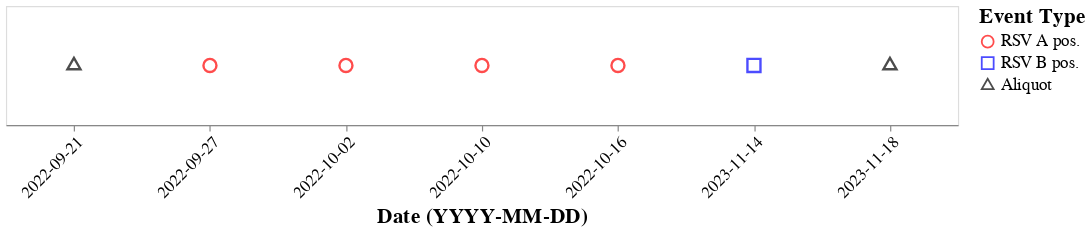

Notebook code cell kept with this figure:
### Markdown cell above
### Now, we can plot the data on a timeline

### Code cell
df["swab_date"]  = pd.to_datetime(df["swab_date"], errors="coerce")
df["collect_dt"] = pd.to_datetime(df["collect_dt"], errors="coerce")

df["event_date"] = df["swab_date"].combine_first(df["collect_dt"])

df["event_type"] = None
df.loc[df["oa_rsv_a"] == 1, "event_type"] = "RSV A pos."
df.loc[df["oa_rsv_b"] == 1, "event_type"] = "RSV B pos."
df.loc[df["aliquot_id"].notna(), "event_type"] = "Aliquot"

timeline_df = df.dropna(subset=["event_type", "event_date"]).copy()
timeline_df["ptid"] = timeline_df["ptid"].astype(int)

# --- STEP 1: CREATE DATE LABEL STRING ---
# This goes *after* timeline_df is made, before charting.
timeline_df["date_label"] = timeline_df["event_date"].dt.strftime("%Y-%m-%d")


# --- STEP 2: Make Dropdown Selection ---
ptid_dropdown = alt.binding_select(
    options=sorted(timeline_df["ptid"].unique()),
    name="Select ptid: "
)

ptid_selection = alt.selection_point(
    fields=["ptid"],
    bind=ptid_dropdown,
    value=sorted(timeline_df["ptid"].unique())[0]
)



# --- STEP 3: BUILD ALTair CHART ---
chart = (
    alt.Chart(timeline_df)
    .mark_point(size=120)
    .encode(
        x=alt.X(
            "date_label:N",
            title="Date (YYYY-MM-DD)",
            sort=alt.SortField(field="event_date", order="ascending"),
            axis=alt.Axis(
                labelAngle=-45,
                labelFontSize=14,
                titleFontSize=18
            ),
        ),
        y=alt.value(50),
        color=alt.Color(
            "event_type:N",
            scale=alt.Scale(
                domain=["RSV A pos.", "RSV B pos.", "Aliquot"],
                range=["red", "blue", "black"]
            ),
            legend=alt.Legend(
                title="Event Type",
                labelFontSize=14,
                titleFontSize=18
                )
        ),
        shape=alt.Shape(
            "event_type:N",
            scale=alt.Scale(
                domain=["RSV A pos.", "RSV B pos.", "Aliquot"],
                range=["circle", "square", "triangle"]
            )
        ),
        tooltip=["ptid", "event_type", "event_date"]
    )
    .add_params(ptid_selection)
    .transform_filter(ptid_selection)
    .properties(width=800, height=100)
)

chart

### Figure 1 — Vega-Lite specification as saved in the notebook (floating-point values rounded to 4 significant figures)
{"config": {"view": {"continuousWidth": 300, "continuousHeight": 300}}, "data": {"name": "data-00bf69a3f9a1a458dd23732b7648aab1"}, "mark": {"type": "point", "size": 120}, "encoding": {"color": {"field": "event_type", "legend": {"labelFontSize": 14, "title": "Event Type", "titleFontSize": 18}, "scale": {"domain": ["RSV A pos.", "RSV B pos.", "Aliquot"], "range": ["red", "blue", "black"]}, "type": "nominal"}, "shape": {"field": "event_type", "scale": {"domain": ["RSV A pos.", "RSV B pos.", "Aliquot"], "range": ["circle", "square", "triangle"]}, "type": "nominal"}, "tooltip": [{"field": "ptid", "type": "quantitative"}, {"field": "event_type", "type": "nominal"}, {"field": "event_date", "type": "temporal"}], "x": {"axis": {"labelAngle": -45, "labelFontSize": 14, "titleFontSize": 18}, "field": "date_label", "sort": {"field": "event_date", "order": "ascending"}, "title": "Date (YYYY-MM-DD)", "type": "nominal"}, "y": {"value": 50}}, "height": 100, "params": [{"name": "param_5025d68cc99aeb1c", "select": {"type": "point", "fields": ["ptid"]}, "bind": {"input": "select", "options": [20000000.0, 20000000.0, 20000000.0, 20000000.0, 20000000.0, 20000000.0, 20010000.0, 20010000.0, 20010000.0, 20010000.0, 20020000.0, 20020000.0, 20030000.0, 20030000.0, 20030000.0, 20070000.0], "name": "Select ptid: "}, "value": 20000000.0}], "transform": [{"filter": {"param": "param_5025d68cc99aeb1c"}}], "width": 800, "$schema": "https://vega.github.io/schema/vega-lite/v6.1.0.json", "datasets": {"data-00bf69a3f9a1a458dd23732b7648aab1": [{"ptid": 20000401, "aliquot_id": null, "collect_dt": "", "oa_rsv_a": 1.0, "oa_rsv_b": 0.0, "swab_date": "2022-09-27T00:00:00", "event_date": "2022-09-27T00:00:00", "event_type": "RSV A pos.", "date_label": "2022-09-27"}, {"ptid": 20000401, "aliquot_id": null, "collect_dt": "", "oa_rsv_a": 1.0, "oa_rsv_b": 0.0, "swab_date": "2022-10-02T00:00:00", "event_date": "2022-10-02T00:00:00", "event_type": "RSV A pos.", "date_label": "2022-10-02"}, {"ptid": 20000401, "aliquot_id": null, "collect_dt": "", "oa_rsv_a": 1.0, "oa_rsv_b": 0.0, "swab_date": "2022-10-10T00:00:00", "event_date": "2022-10-10T00:00:00", "event_type": "RSV A pos.", "date_label": "2022-10-10"}, {"ptid": 20000401, "aliquot_id": null, "collect_dt": "", "oa_rsv_a": 1.0, "oa_rsv_b": 0.0, "swab_date": "2022-10-16T00:00:00", "event_date": "2022-10-16T00:00:00", "event_type": "RSV A pos.", "date_label": "2022-10-16"}, {"ptid": 20000401, "aliquot_id": null, "collect_dt": "", "oa_rsv_a": 0.0, "oa_rsv_b": 1.0, "swab_date": "2023-11-14T00:00:00", "event_date": "2023-11-14T00:00:00", "event_type": "RSV B pos.", "date_label": "2023-11-14"}, {"ptid": 20000401, "aliquot_id": "6125192g", "collect_dt": "2023-11-18T00:00:00", "oa_rsv_a": null, "oa_rsv_b": null, "swab_date": "", "event_date": "2023-11-18T00:00:00", "event_type": "Aliquot", "date_label": "2023-11-18"}, {"ptid": 20000401, "aliquot_id": "3001262g", "collect_dt": "2022-09-21T00:00:00", "oa_rsv_a": null, "oa_rsv_b": null, "swab_date": "", "event_date": "2022-09-21T00:00:00", "event_type": "Aliquot", "date_label": "2022-09-21"}, {"ptid": 20000533, "aliquot_id": null, "collect_dt": "", "oa_rsv_a": 0.0, "oa_rsv_b": 1.0, "swab_date": "2022-11-27T00:00:00", "event_date": "2022-11-27T00:00:00", "event_type": "RSV B pos.", "date_label": "2022-11-27"}, {"ptid": 20000533, "aliquot_id": "8129615g", "collect_dt": "2022-08-19T00:00:00", "oa_rsv_a": null, "oa_rsv_b": null, "swab_date": "", "event_date": "2022-08-19T00:00:00", "event_type": "Aliquot", "date_label": "2022-08-19"}, {"ptid": 20000533, "aliquot_id": "3614113g", "collect_dt": "2023-08-21T00:00:00", "oa_rsv_a": null, "oa_rsv_b": null, "swab_date": "", "event_date": "2023-08-21T00:00:00", "event_type": "Aliquot", "date_label": "2023-08-21"}, {"ptid": 20001363, "aliquot_id": "4446778g", "collect_dt": "2023-09-10T00:00:00", "oa_rsv_a": null, "oa_rsv_b": null, "swab_date": "", "event_date": "2023-09-10T00:00:00", "event_type": "Aliquot", "date_label": "2023-09-10"}, {"ptid": 20001363, "aliquot_id": "2140292g", "collect_dt": "2022-07-24T00:00:00", "oa_rsv_a": null, "oa_rsv_b": null, "swab_date": "", "event_date": "2022-07-24T00:00:00", "event_type": "Aliquot", "date_label": "2022-07-24"}, {"ptid": 20001363, "aliquot_id": null, "collect_dt": "", "oa_rsv_a": 1.0, "oa_rsv_b": 0.0, "swab_date": "2022-11-07T00:00:00", "event_date": "2022-11-07T00:00:00", "event_type": "RSV A pos.", "date_label": "2022-11-07"}, {"ptid": 20001363, "aliquot_id": null, "collect_dt": "", "oa_rsv_a": 1.0, "oa_rsv_b": 0.0, "swab_date": "2023-02-19T00:00:00", "event_date": "2023-02-19T00:00:00", "event_type": "RSV A pos.", "date_label": "2023-02-19"}, {"ptid": 20002793, "aliquot_id": null, "collect_dt": "", "oa_rsv_a": 1.0, "oa_rsv_b": 0.0, "swab_date": "2023-01-28T00:00:00", "event_date": "2023-01-28T00:00:00", "event_type": "RSV A pos.", "date_label": "2023-01-28"}, {"ptid": 20002793, "aliquot_id": null, "collect_dt": "", "oa_rsv_a": 0.0, "oa_rsv_b": 1.0, "swab_date": "2024-01-06T00:00:00", "event_date": "2024-01-06T00:00:00", "event_type": "RSV B pos.", "date_label": "2024-01-06"}, {"ptid": 20002793, "aliquot_id": "9555599g", "collect_dt": "2022-09-03T00:00:00", "oa_rsv_a": null, "oa_rsv_b": null, "swab_date": "", "event_date": "2022-09-03T00:00:00", "event_type": "Aliquot", "date_label": "2022-09-03"}, {"ptid": 20002793, "aliquot_id": "8242954g", "collect_dt": "2023-09-23T00:00:00", "oa_rsv_a": null, "oa_rsv_b": null, "swab_date": "", "event_date": "2023-09-23T00:00:00", "event_type": "Aliquot", "date_label": "2023-09-23"}, {"ptid": 20002903, "aliquot_id": null, "collect_dt": "", "oa_rsv_a": 1.0, "oa_rsv_b": 0.0, "swab_date": "2022-10-16T00:00:00", "event_date": "2022-10-16T00:00:00", "event_type": "RSV A pos.", "date_label": "2022-10-16"}, {"ptid": 20002903, "aliquot_id": null, "collect_dt": "", "oa_rsv_a": 1.0, "oa_rsv_b": 0.0, "swab_date": "2022-10-23T00:00:00", "event_date": "2022-10-23T00:00:00", "event_type": "RSV A pos.", "date_label": "2022-10-23"}, {"ptid": 20002903, "aliquot_id": "4636768g", "collect_dt": "2023-09-02T00:00:00", "oa_rsv_a": null, "oa_rsv_b": null, "swab_date": "", "event_date": "2023-09-02T00:00:00", "event_type": "Aliquot", "date_label": "2023-09-02"}, {"ptid": 20002903, "aliquot_id": "4027265g", "collect_dt": "2022-08-22T00:00:00", "oa_rsv_a": null, "oa_rsv_b": null, "swab_date": "", "event_date": "2022-08-22T00:00:00", "event_type": "Aliquot", "date_label": "2022-08-22"}, {"ptid": 20003670, "aliquot_id": "7271590g", "collect_dt": "2023-02-03T00:00:00", "oa_rsv_a": null, "oa_rsv_b": null, "swab_date": "", "event_date": "2023-02-03T00:00:00", "event_type": "Aliquot", "date_label": "2023-02-03"}, {"ptid": 20003670, "aliquot_id": "8465643g", "collect_dt": "2022-09-06T00:00:00", "oa_rsv_a": null, "oa_rsv_b": null, "swab_date": "", "event_date": "2022-09-06T00:00:00", "event_type": "Aliquot", "date_label": "2022-09-06"}, {"ptid": 20003670, "aliquot_id": null, "collect_dt": "", "oa_rsv_a": 1.0, "oa_rsv_b": 0.0, "swab_date": "2023-02-05T00:00:00", "event_date": "2023-02-05T00:00:00", "event_type": "RSV A pos.", "date_label": "2023-02-05"}, {"ptid": 20003670, "aliquot_id": null, "collect_dt": "", "oa_rsv_a": 1.0, "oa_rsv_b": 0.0, "swab_date": "2023-02-12T00:00:00", "event_date": "2023-02-12T00:00:00", "event_type": "RSV A pos.", "date_label": "2023-02-12"}, {"ptid": 20003670, "aliquot_id": "7853466g", "collect_dt": "2023-03-10T00:00:00", "oa_rsv_a": null, "oa_rsv_b": null, "swab_date": "", "event_date": "2023-03-10T00:00:00", "event_type": "Aliquot", "date_label": "2023-03-10"}, {"ptid": 20005534, "aliquot_id": "4366813g", "collect_dt": "2022-10-10T00:00:00", "oa_rsv_a": null, "oa_rsv_b": null, "swab_date": "", "event_date": "2022-10-10T00:00:00", "event_type": "Aliquot", "date_label": "2022-10-10"}, {"ptid": 20005534, "aliquot_id": "9692810g", "collect_dt": "2023-06-02T00:00:00", "oa_rsv_a": null, "oa_rsv_b": null, "swab_date": "", "event_date": "2023-06-02T00:00:00", "event_type": "Aliquot", "date_label": "2023-06-02"}, {"ptid": 20005534, "aliquot_id": "0689686g", "collect_dt": "2023-10-13T00:00:00", "oa_rsv_a": null, "oa_rsv_b": null, "swab_date": "", "event_date": "2023-10-13T00:00:00", "event_type": "Aliquot", "date_label": "2023-10-13"}, {"ptid": 20005534, "aliquot_id": null, "collect_dt": "", "oa_rsv_a": 1.0, "oa_rsv_b": 0.0, "swab_date": "2022-11-06T00:00:00", "event_date": "2022-11-06T00:00:00", "event_type": "RSV A pos.", "date_label": "2022-11-06"}, {"ptid": 20005534, "aliquot_id": null, "collect_dt": "", "oa_rsv_a": 0.0, "oa_rsv_b": 1.0, "swab_date": "2023-12-26T00:00:00", "event_date": "2023-12-26T00:00:00", "event_type": "RSV B pos.", "date_label": "2023-12-26"}, {"ptid": 20005534, "aliquot_id": "8854845g", "collect_dt": "2023-12-27T00:00:00", "oa_rsv_a": null, "oa_rsv_b": null, "swab_date": "", "event_date": "2023-12-27T00:00:00", "event_type": "Aliquot", "date_label": "2023-12-27"}, {"ptid": 20005704, "aliquot_id": "2857000g", "collect_dt": "2023-11-06T00:00:00", "oa_rsv_a": null, "oa_rsv_b": null, "swab_date": "", "event_date": "2023-11-06T00:00:00", "event_type": "Aliquot", "date_label": "2023-11-06"}, {"ptid": 20005704, "aliquot_id": "8494483g", "collect_dt": "2023-04-06T00:00:00", "oa_rsv_a": null, "oa_rsv_b": null, "swab_date": "", "event_date": "2023-04-06T00:00:00", "event_type": "Aliquot", "date_label": "2023-04-06"}, {"ptid": 20005704, "aliquot_id": "2690993g", "collect_dt": "2022-09-08T00:00:00", "oa_rsv_a": null, "oa_rsv_b": null, "swab_date": "", "event_date": "2022-09-08T00:00:00", "event_type": "Aliquot", "date_label": "2022-09-08"}, {"ptid": 20005704, "aliquot_id": null, "collect_dt": "", "oa_rsv_a": 1.0, "oa_rsv_b": 0.0, "swab_date": "2023-01-31T00:00:00", "event_date": "2023-01-31T00:00:00", "event_type": "RSV A pos.", "date_label": "2023-01-31"}, {"ptid": 20005704, "aliquot_id": null, "collect_dt": "", "oa_rsv_a": 1.0, "oa_rsv_b": 0.0, "swab_date": "2023-01-03T00:00:00", "event_date": "2023-01-03T00:00:00", "event_type": "RSV A pos.", "date_label": "2023-01-03"}, {"ptid": 20005704, "aliquot_id": null, "collect_dt": "", "oa_rsv_a": 1.0, "oa_rsv_b": 0.0, "swab_date": "2022-12-27T00:00:00", "event_date": "2022-12-27T00:00:00", "event_type": "RSV A pos.", "date_label": "2022-12-27"}, {"ptid": 20005704, "aliquot_id": null, "collect_dt": "", "oa_rsv_a": 1.0, "oa_rsv_b": 0.0, "swab_date": "2022-12-22T00:00:00", "event_date": "2022-12-22T00:00:00", "event_type": "RSV A pos.", "date_label": "2022-12-22"}, {"ptid": 20005704, "aliquot_id": null, "collect_dt": "", "oa_rsv_a": 0.0, "oa_rsv_b": 1.0, "swab_date": "2023-11-01T00:00:00", "event_date": "2023-11-01T00:00:00", "event_type": "RSV B pos.", "date_label": "2023-11-01"}, {"ptid": 20011434, "aliquot_id": "0361808g", "collect_dt": "2024-03-11T00:00:00", "oa_rsv_a": null, "oa_rsv_b": null, "swab_date": "", "event_date": "2024-03-11T00:00:00", "event_type": "Aliquot", "date_label": "2024-03-11"}, {"ptid": 20011434, "aliquot_id": null, "collect_dt": "", "oa_rsv_a": 0.0, "oa_rsv_b": 1.0, "swab_date": "2023-11-12T00:00:00", "event_date": "2023-11-12T00:00:00", "event_type": "RSV B pos.", "date_label": "2023-11-12"}, {"ptid": 20011434, "aliquot_id": "1141009g", "collect_dt": "2023-12-07T00:00:00", "oa_rsv_a": null, "oa_rsv_b": null, "swab_date": "", "event_date": "2023-12-07T00:00:00", "event_type": "Aliquot", "date_label": "2023-12-07"}, {"ptid": 20011434, "aliquot_id": "6278031g", "collect_dt": "2022-12-10T00:00:00", "oa_rsv_a": null, "oa_rsv_b": null, "swab_date": "", "event_date": "2022-12-10T00:00:00", "event_type": "Aliquot", "date_label": "2022-12-10"}, {"ptid": 20011434, "aliquot_id": "2890192g", "collect_dt": "2023-07-18T00:00:00", "oa_rsv_a": null, "oa_rsv_b": null, "swab_date": "", "event_date": "2023-07-18T00:00:00", "event_type": "Aliquot", "date_label": "2023-07-18"}, {"ptid": 20011434, "aliquot_id": "4335977g", "collect_dt": "2023-03-29T00:00:00", "oa_rsv_a": null, "oa_rsv_b": null, "swab_date": "", "event_date": "2023-03-29T00:00:00", "event_type": "Aliquot", "date_label": "2023-03-29"}, {"ptid": 20011982, "aliquot_id": null, "collect_dt": "", "oa_rsv_a": 1.0, "oa_rsv_b": 0.0, "swab_date": "2022-11-01T00:00:00", "event_date": "2022-11-01T00:00:00", "event_type": "RSV A pos.", "date_label": "2022-11-01"}, {"ptid": 20011982, "aliquot_id": null, "collect_dt": "", "oa_rsv_a": 0.0, "oa_rsv_b": 1.0, "swab_date": "2023-02-17T00:00:00", "event_date": "2023-02-17T00:00:00", "event_type": "RSV B pos.", "date_label": "2023-02-17"}, {"ptid": 20011982, "aliquot_id": "6024670g", "collect_dt": "2022-09-17T00:00:00", "oa_rsv_a": null, "oa_rsv_b": null, "swab_date": "", "event_date": "2022-09-17T00:00:00", "event_type": "Aliquot", "date_label": "2022-09-17"}, {"ptid": 20011982, "aliquot_id": "3744811g", "collect_dt": "2023-12-03T00:00:00", "oa_rsv_a": null, "oa_rsv_b": null, "swab_date": "", "event_date": "2023-12-03T00:00:00", "event_type": "Aliquot", "date_label": "2023-12-03"}, {"ptid": 20011982, "aliquot_id": null, "collect_dt": "", "oa_rsv_a": 0.0, "oa_rsv_b": 1.0, "swab_date": "2023-12-21T00:00:00", "event_date": "2023-12-21T00:00:00", "event_type": "RSV B pos.", "date_label": "2023-12-21"}, {"ptid": 20018783, "aliquot_id": "2278515g", "collect_dt": "2023-12-29T00:00:00", "oa_rsv_a": null, "oa_rsv_b": null, "swab_date": "", "event_date": "2023-12-29T00:00:00", "event_type": "Aliquot", "date_label": "2023-12-29"}, {"ptid": 20018783, "aliquot_id": null, "collect_dt": "", "oa_rsv_a": 1.0, "oa_rsv_b": 0.0, "swab_date": "2023-12-01T00:00:00", "event_date": "2023-12-01T00:00:00", "event_type": "RSV A pos.", "date_label": "2023-12-01"}, {"ptid": 20018783, "aliquot_id": null, "collect_dt": "", "oa_rsv_a": 1.0, "oa_rsv_b": 0.0, "swab_date": "2022-11-10T00:00:00", "event_date": "2022-11-10T00:00:00", "event_type": "RSV A pos.", "date_label": "2022-11-10"}, {"ptid": 20018783, "aliquot_id": "5733577g", "collect_dt": "2022-11-01T00:00:00", "oa_rsv_a": null, "oa_rsv_b": null, "swab_date": "", "event_date": "2022-11-01T00:00:00", "event_type": "Aliquot", "date_label": "2022-11-01"}, {"ptid": 20019341, "aliquot_id": null, "collect_dt": "", "oa_rsv_a": 1.0, "oa_rsv_b": 0.0, "swab_date": "2023-01-11T00:00:00", "event_date": "2023-01-11T00:00:00", "event_type": "RSV A pos.", "date_label": "2023-01-11"}, {"ptid": 20019341, "aliquot_id": "3796708g", "collect_dt": "2022-10-18T00:00:00", "oa_rsv_a": null, "oa_rsv_b": null, "swab_date": "", "event_date": "2022-10-18T00:00:00", "event_type": "Aliquot", "date_label": "2022-10-18"}, {"ptid": 20019341, "aliquot_id": "8187640g", "collect_dt": "2023-06-02T00:00:00", "oa_rsv_a": null, "oa_rsv_b": null, "swab_date": "", "event_date": "2023-06-02T00:00:00", "event_type": "Aliquot", "date_label": "2023-06-02"}, {"ptid": 20026002, "aliquot_id": null, "collect_dt": "", "oa_rsv_a": 1.0, "oa_rsv_b": 0.0, "swab_date": "2022-11-01T00:00:00", "event_date": "2022-11-01T00:00:00", "event_type": "RSV A pos.", "date_label": "2022-11-01"}, {"ptid": 20026002, "aliquot_id": "2373858g", "collect_dt": "2022-10-08T00:00:00", "oa_rsv_a": null, "oa_rsv_b": null, "swab_date": "", "event_date": "2022-10-08T00:00:00", "event_type": "Aliquot", "date_label": "2022-10-08"}, {"ptid": 20026002, "aliquot_id": null, "collect_dt": "", "oa_rsv_a": 1.0, "oa_rsv_b": 0.0, "swab_date": "2022-10-25T00:00:00", "event_date": "2022-10-25T00:00:00", "event_type": "RSV A pos.", "date_label": "2022-10-25"}, {"ptid": 20027293, "aliquot_id": null, "collect_dt": "", "oa_rsv_a": 0.0, "oa_rsv_b": 1.0, "swab_date": "2023-10-22T00:00:00", "event_date": "2023-10-22T00:00:00", "event_type": "RSV B pos.", "date_label": "2023-10-22"}, {"ptid": 20027293, "aliquot_id": "5341778g", "collect_dt": "2022-10-10T00:00:00", "oa_rsv_a": null, "oa_rsv_b": null, "swab_date": "", "event_date": "2022-10-10T00:00:00", "event_type": "Aliquot", "date_label": "2022-10-10"}, {"ptid": 20027293, "aliquot_id": "2030913g", "collect_dt": "2023-06-04T00:00:00", "oa_rsv_a": null, "oa_rsv_b": null, "swab_date": "", "event_date": "2023-06-04T00:00:00", "event_type": "Aliquot", "date_label": "2023-06-04"}, {"ptid": 20027293, "aliquot_id": "6851841g", "collect_dt": "2023-12-17T00:00:00", "oa_rsv_a": null, "oa_rsv_b": null, "swab_date": "", "event_date": "2023-12-17T00:00:00", "event_type": "Aliquot", "date_label": "2023-12-17"}, {"ptid": 20027293, "aliquot_id": "3783467g", "collect_dt": "2023-03-01T00:00:00", "oa_rsv_a": null, "oa_rsv_b": null, "swab_date": "", "event_date": "2023-03-01T00:00:00", "event_type": "Aliquot", "date_label": "2023-03-01"}, {"ptid": 20027391, "aliquot_id": null, "collect_dt": "", "oa_rsv_a": 0.0, "oa_rsv_b": 1.0, "swab_date": "2022-11-08T00:00:00", "event_date": "2022-11-08T00:00:00", "event_type": "RSV B pos.", "date_label": "2022-11-08"}, {"ptid": 20027391, "aliquot_id": "4277319g", "collect_dt": "2024-01-15T00:00:00", "oa_rsv_a": null, "oa_rsv_b": null, "swab_date": "", "event_date": "2024-01-15T00:00:00", "event_type": "Aliquot", "date_label": "2024-01-15"}, {"ptid": 20027391, "aliquot_id": null, "collect_dt": "", "oa_rsv_a": 1.0, "oa_rsv_b": 0.0, "swab_date": "2023-12-12T00:00:00", "event_date": "2023-12-12T00:00:00", "event_type": "RSV A pos.", "date_label": "2023-12-12"}, {"ptid": 20027391, "aliquot_id": "1211906g", "collect_dt": "2023-06-07T00:00:00", "oa_rsv_a": null, "oa_rsv_b": null, "swab_date": "", "event_date": "2023-06-07T00:00:00", "event_type": "Aliquot", "date_label": "2023-06-07"}, {"ptid": 20027391, "aliquot_id": "3110436g", "collect_dt": "2023-11-14T00:00:00", "oa_rsv_a": null, "oa_rsv_b": null, "swab_date": "", "event_date": "2023-11-14T00:00:00", "event_type": "Aliquot", "date_label": "2023-11-14"}, {"ptid": 20074272, "aliquot_id": null, "collect_dt": "", "oa_rsv_a": 0.0, "oa_rsv_b": 1.0, "swab_date": "2023-11-11T00:00:00", "event_date": "2023-11-11T00:00:00", "event_type": "RSV B pos.", "date_label": "2023-11-11"}, {"ptid": 20074272, "aliquot_id": "5775142g", "collect_dt": "2023-06-11T00:00:00", "oa_rsv_a": null, "oa_rsv_b": null, "swab_date": "", "event_date": "2023-06-11T00:00:00", "event_type": "Aliquot", "date_label": "2023-06-11"}, {"ptid": 20074272, "aliquot_id": "4751353g", "collect_dt": "2023-11-11T00:00:00", "oa_rsv_a": null, "oa_rsv_b": null, "swab_date": "", "event_date": "2023-11-11T00:00:00", "event_type": "Aliquot", "date_label": "2023-11-11"}, {"ptid": 20074272, "aliquot_id": "9669406g", "collect_dt": "2023-12-30T00:00:00", "oa_rsv_a": null, "oa_rsv_b": null, "swab_date": "", "event_date": "2023-12-30T00:00:00", "event_type": "Aliquot", "date_label": "2023-12-30"}]}}
